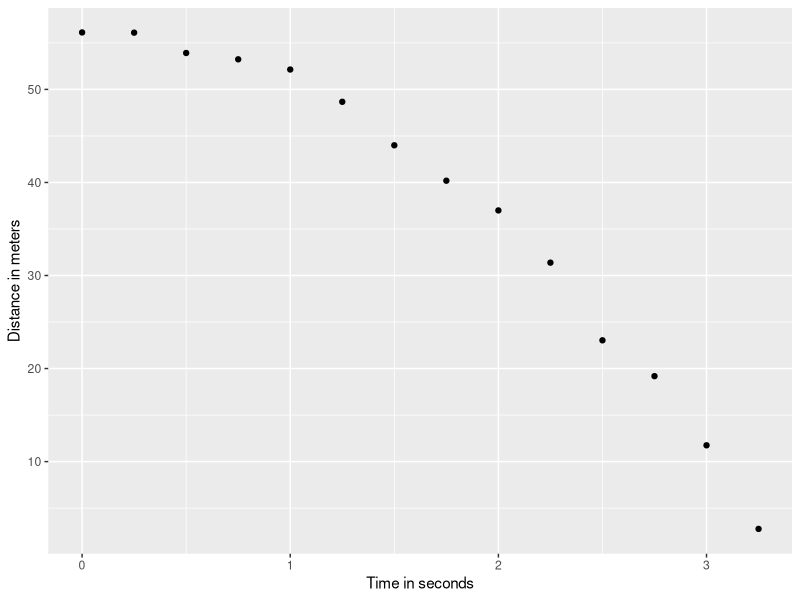
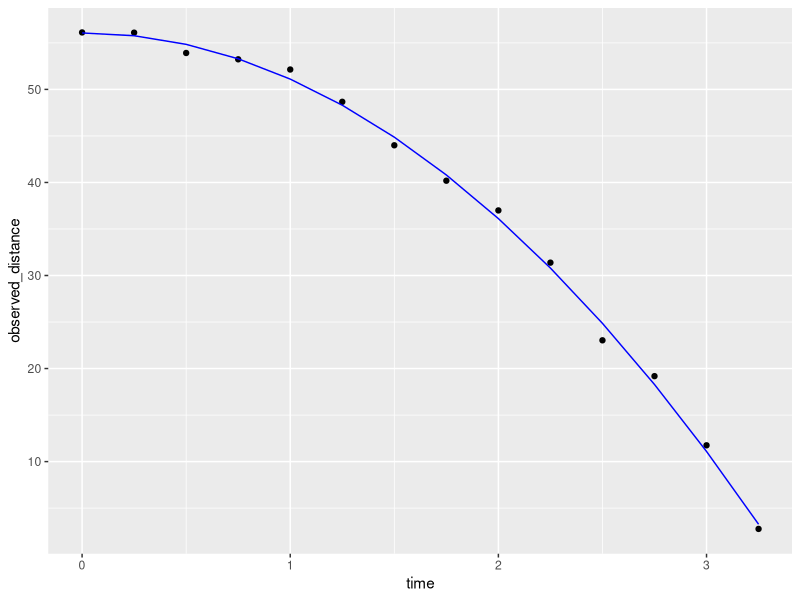
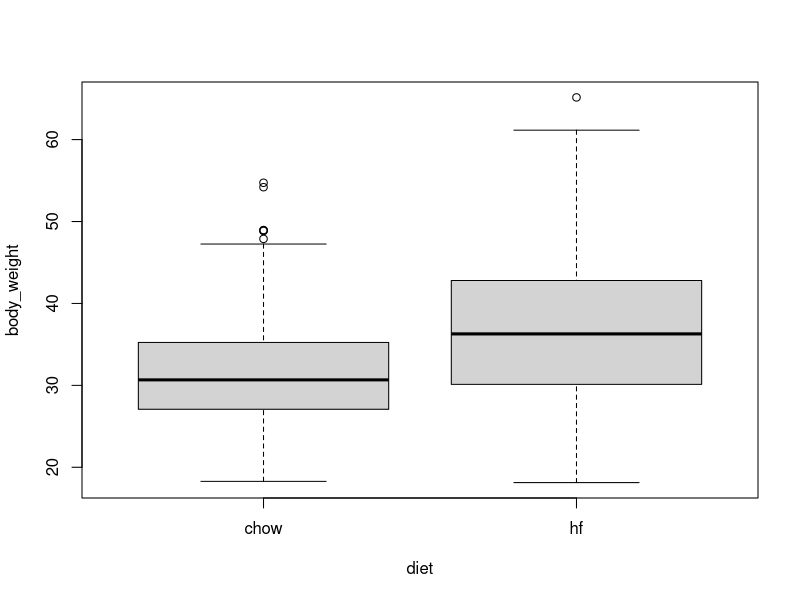
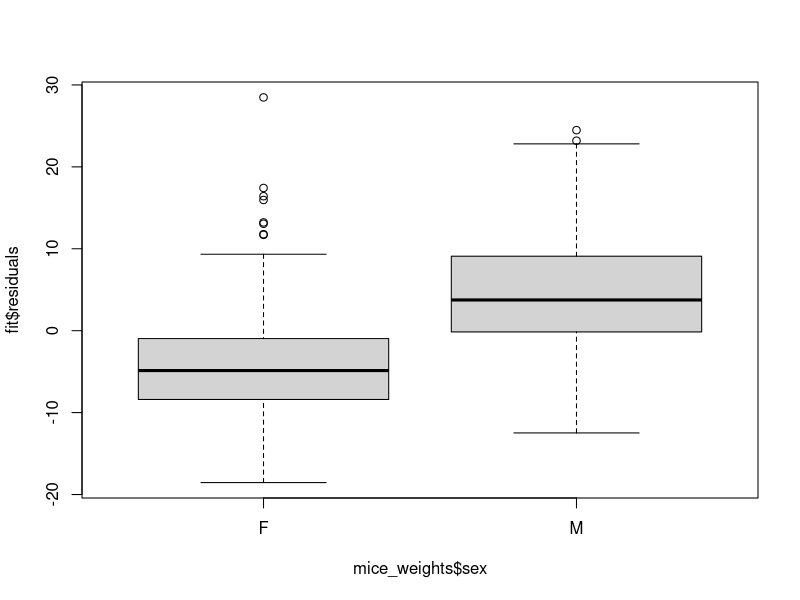
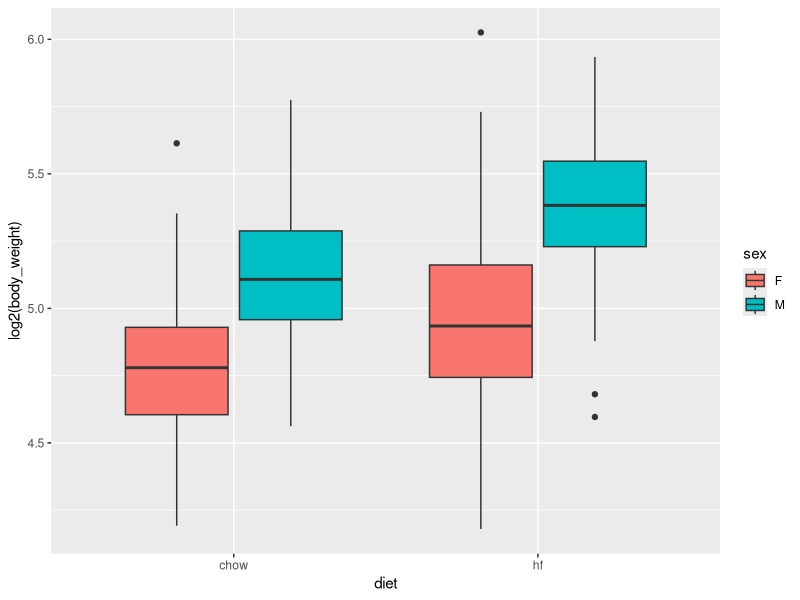
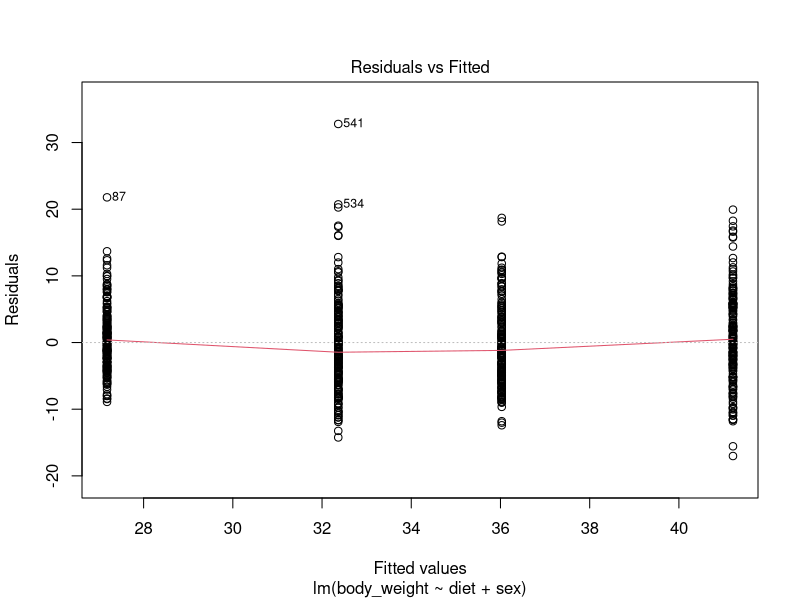

Write R code to recreate these figures, in order.
## ---- chunk 1
library(tidyverse)
library(broom)
library(dslabs)
falling_object <- rfalling_object()
## ---- chunk 2
falling_object |> 
  ggplot(aes(time, observed_distance)) + 
  geom_point() +
  ylab("Distance in meters") + 
  xlab("Time in seconds")
## ---- chunk 3
library(broom)
fit <- falling_object |> 
  mutate(time_sq = time^2) |> 
  lm(observed_distance~time+time_sq, data = _)
tidy(fit)
## ---- chunk 4
augment(fit) |> 
  ggplot() +
  geom_point(aes(time, observed_distance)) + 
  geom_line(aes(time, .fitted), col = "blue")
## ---- chunk 5
tidy(fit, conf.int = TRUE)
## ---- chunk 6
library(dslabs)
table(mice_weights$diet)
## ---- chunk 7
with(mice_weights, boxplot(body_weight ~ diet))
## ---- chunk 8
library(tidyverse)
mice_weights |> group_by(diet) |> summarize(average = mean(body_weight))
## ---- chunk 9
stats <- mice_weights |> group_by(diet) |> summarize(xbar = mean(body_weight), s = sd(body_weight), n = n()) 
t_stat <- with(stats, (xbar[2] - xbar[1])/sqrt(s[2]^2/n[2] + s[1]^2/n[1]))
t_stat
## ---- chunk 10
fit <- lm(body_weight ~ diet, data = mice_weights)
## ---- chunk 11
coefficients(summary(fit))
## ---- chunk 12
tidy(fit, conf.int = TRUE) |> filter(term == "diethf")
## ---- chunk 13
c(coefficients(summary(fit))[2,3], t_stat)
## ---- chunk 14
boxplot(fit$residuals ~ mice_weights$sex)
## ---- chunk 15
mice_weights |> ggplot(aes(diet, log2(body_weight), fill = sex)) + geom_boxplot()
## ---- chunk 16
fit <- lm(body_weight ~ diet*sex, data = mice_weights)
## ---- chunk 17
tidy(fit, conf.int = TRUE) |> filter(!str_detect(term, "Intercept"))
## ---- chunk 18
fit <- lm(body_weight ~ diet + sex, data = mice_weights)
## ---- chunk 19
plot(fit, which = 1)
## ---- chunk 20
table(mice_weights$gen)
## ---- chunk 21
fit <- lm(body_weight ~ diet * sex + gen,  data = mice_weights)
## ---- chunk 22
summary(aov(fit))
## ---- chunk 23
values <- expand.grid(N = c(25, 50, 100, 500, 1000), p = seq(0.51 ,0.75, 0.01))
## ---- chunk 24
breaks <- with(mice_weights, seq(min(body_weight), max(body_weight), 1))
dat <- mutate(mice_weights, group = cut(body_weight, breaks, include_lowest = TRUE))
